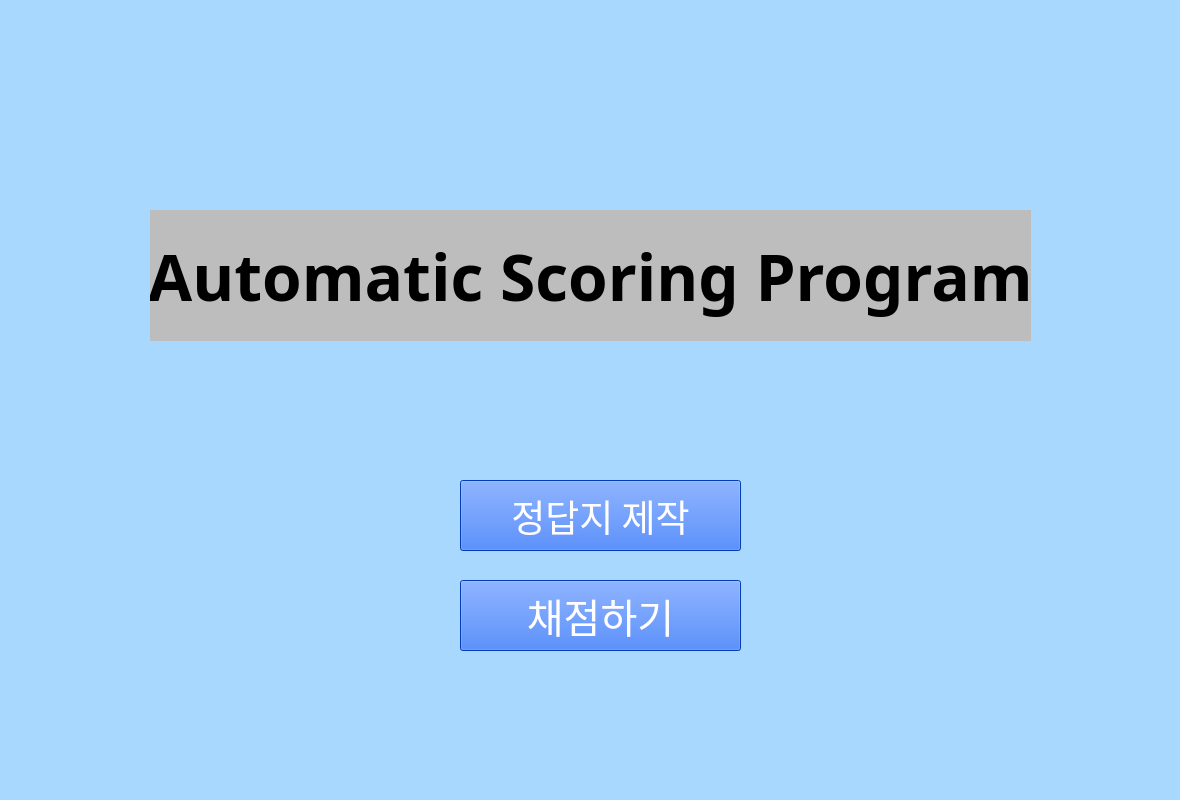
<?xml version="1.0" encoding="UTF-8"?>
<ui version="4.0">
 <class>Form</class>
 <widget class="QWidget" name="Form">
  <property name="geometry">
   <rect>
    <x>0</x>
    <y>0</y>
    <width>1180</width>
    <height>800</height>
   </rect>
  </property>
  <property name="sizePolicy">
   <sizepolicy hsizetype="Fixed" vsizetype="Fixed">
    <horstretch>0</horstretch>
    <verstretch>0</verstretch>
   </sizepolicy>
  </property>
  <property name="windowTitle">
   <string>Automatic Scoring Program</string>
  </property>
  <property name="styleSheet">
   <string notr="true">background: #a8d8fd</string>
  </property>
  <widget class="QLabel" name="label">
   <property name="geometry">
    <rect>
     <x>150</x>
     <y>210</y>
     <width>881</width>
     <height>131</height>
    </rect>
   </property>
   <property name="font">
    <font>
     <family>Bahnschrift SemiBold</family>
     <pointsize>48</pointsize>
     <weight>75</weight>
     <bold>true</bold>
    </font>
   </property>
   <property name="layoutDirection">
    <enum>Qt::LeftToRight</enum>
   </property>
   <property name="styleSheet">
    <string notr="true">background: rgb(189, 189, 189)</string>
   </property>
   <property name="text">
    <string>Automatic Scoring Program</string>
   </property>
   <property name="alignment">
    <set>Qt::AlignCenter</set>
   </property>
  </widget>
  <widget class="QPushButton" name="startButton">
   <property name="geometry">
    <rect>
     <x>460</x>
     <y>480</y>
     <width>281</width>
     <height>71</height>
    </rect>
   </property>
   <property name="font">
    <font>
     <family>나눔스퀘어 ExtraBold</family>
     <pointsize>28</pointsize>
     <weight>10</weight>
     <italic>false</italic>
     <bold>false</bold>
    </font>
   </property>
   <property name="styleSheet">
    <string notr="true">font: 81 28pt &quot;나눔스퀘어 ExtraBold&quot;;
color: rgb(255, 255, 255);
background-color: rgb(0, 85, 255);</string>
   </property>
   <property name="text">
    <string>정답지 제작</string>
   </property>
  </widget>
  <widget class="QPushButton" name="startButton_2">
   <property name="geometry">
    <rect>
     <x>460</x>
     <y>580</y>
     <width>281</width>
     <height>71</height>
    </rect>
   </property>
   <property name="font">
    <font>
     <family>나눔스퀘어 ExtraBold</family>
     <pointsize>30</pointsize>
     <weight>10</weight>
     <italic>false</italic>
     <bold>false</bold>
    </font>
   </property>
   <property name="styleSheet">
    <string notr="true">font: 81 30pt &quot;나눔스퀘어 ExtraBold&quot;;
color: rgb(255, 255, 255);
background-color: rgb(0, 85, 255);</string>
   </property>
   <property name="text">
    <string>채점하기</string>
   </property>
  </widget>
 </widget>
 <resources/>
 <connections/>
</ui>
